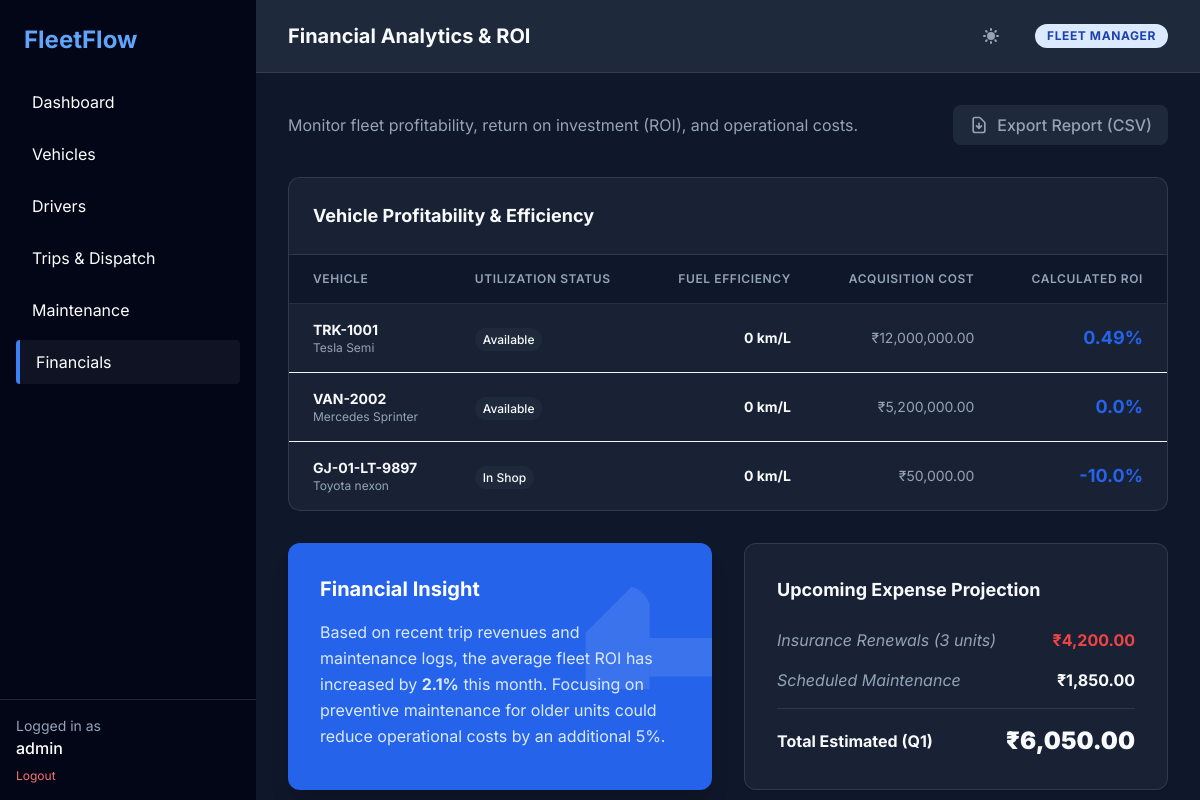
Page /financials/ (signed in) on the committed database.
### app/models.py (models this page shows)
class Vehicle(db.Model):
    __tablename__ = 'vehicles'
    id = db.Column(db.Integer, primary_key=True)
    license_plate = db.Column(db.String(20), unique=True, nullable=False)
    make = db.Column(db.String(50), nullable=False)
    model = db.Column(db.String(50), nullable=False)
    year = db.Column(db.Integer, nullable=False)
    type = db.Column(db.String(20), nullable=False)
    max_capacity_kg = db.Column(db.Numeric(10, 2), nullable=False)
    current_odometer = db.Column(db.Integer, default=0)
    status = db.Column(db.Enum(VehicleStatus, native_enum=False), default=VehicleStatus.AVAILABLE)
    acquisition_cost = db.Column(db.Numeric(15, 2), nullable=False)
    is_deleted = db.Column(db.Boolean, default=False)
    created_at = db.Column(db.DateTime, default=datetime.utcnow)

### app/blueprints/financials.py (the view)
@financials_bp.route('/')
@login_required
@roles_required('Fleet Manager', 'Financial Analyst')
def index():
    vehicles = Vehicle.query.filter_by(is_deleted=False).all()
    fleet_roi = []
    for v in vehicles:
        roi = AnalyticsService.calculate_vehicle_roi(v.id)
        fleet_roi.append({
            'vehicle': v,
            'roi': roi,
            'efficiency': AnalyticsService.get_fuel_efficiency(v.id)
        })
    return render_template('financials/index.html', fleet_roi=fleet_roi)

### app/services/analytics_service.py (called while the page is built)
    @staticmethod
    def calculate_vehicle_roi(vehicle_id):
        vehicle = Vehicle.query.get(vehicle_id)
        if not vehicle:
            return 0
        total_revenue = db.session.query(func.sum(Trip.estimated_revenue)).filter(Trip.vehicle_id == vehicle.id).scalar() or 0
        total_fuel = db.session.query(func.sum(FuelLog.total_cost)).filter(FuelLog.vehicle_id == vehicle.id).scalar() or 0
        total_maint = db.session.query(func.sum(MaintenanceLog.cost)).filter(MaintenanceLog.vehicle_id == vehicle.id).scalar() or 0
        net_profit = float(total_revenue)
        costs = float(total_fuel) + float(total_maint)
        acquisition_cost = float(vehicle.acquisition_cost)
        roi = ((net_profit - costs) / acquisition_cost) * 100 if acquisition_cost > 0 else 0
        return round(roi, 2)

    @staticmethod
    def get_fuel_efficiency(vehicle_id):
        logs = FuelLog.query.filter_by(vehicle_id=vehicle_id).order_by(FuelLog.fill_date).all()
        if len(logs) < 2:
            return 0
        total_km = float(logs[-1].odometer_reading - logs[0].odometer_reading)
        total_liters = sum(float(log.liters) for log in logs[1:]) # Liters used between first and last fill
        return round(total_km / total_liters, 2) if total_liters > 0 else 0

### app/utils/rbac.py (called while the page is built)
def login_required(f):
    @wraps(f)
    def decorated_function(*args, **kwargs):
        if 'user_id' not in session:
            flash('Please log in to access this page.', 'warning')
            return redirect(url_for('auth.login'))
        return f(*args, **kwargs)
    return decorated_function

def roles_required(*roles):
    def decorator(f):
        @wraps(f)
        def decorated_function(*args, **kwargs):
            if 'role' not in session:
                abort(403)
            if session['role'] not in roles:
                flash('You do not have permission to access this resource.', 'danger')
                abort(403)
            return f(*args, **kwargs)
        return decorated_function
    return decorator

### app/templates/financials/index.html
{% extends "base.html" %}
{% block title %}Financial Analytics & ROI{% endblock %}
{% block content %}
<div class="flex justify-between items-center mb-8">
    <p class="text-gray-500">Monitor fleet profitability, return on investment (ROI), and operational costs.</p>
    <button class="bg-gray-100 text-gray-700 px-4 py-2 rounded-lg font-medium hover:bg-gray-200 transition flex items-center">
        <svg class="w-5 h-5 mr-2" fill="none" stroke="currentColor" viewBox="0 0 24 24">
            <path stroke-linecap="round" stroke-linejoin="round" stroke-width="2" d="M12 10v6m0 0l-3-3m3 3l3-3m2 8H7a2 2 0 01-2-2V5a2 2 0 012-2h5.586a1 1 0 01.707.293l5.414 5.414a1 1 0 01.293.707V19a2 2 0 01-2 2z"></path>
        </svg>
        Export Report (CSV)
    </button>
</div>
<div class="grid grid-cols-1 gap-8">
    <div class="bg-white rounded-xl shadow-sm border border-gray-100 overflow-hidden">
        <div class="p-6 border-b border-gray-50">
            <h3 class="text-lg font-bold">Vehicle Profitability & Efficiency</h3>
        </div>
        <table class="w-full text-left">
            <thead class="bg-gray-50 border-b border-gray-100">
                <tr class="text-gray-500 text-xs uppercase tracking-wider">
                    <th class="px-6 py-4 font-semibold">Vehicle</th>
                    <th class="px-6 py-4 font-semibold">Utilization Status</th>
                    <th class="px-6 py-4 font-semibold text-right">Fuel Efficiency</th>
                    <th class="px-6 py-4 font-semibold text-right">Acquisition Cost</th>
                    <th class="px-6 py-4 font-semibold text-right">Calculated ROI</th>
                </tr>
            </thead>
            <tbody class="divide-y divide-gray-100">
                {% for item in fleet_roi %}
                <tr class="hover:bg-gray-50 transition">
                    <td class="px-6 py-4">
                        <div class="text-sm font-bold text-gray-900">{{ item.vehicle.license_plate }}</div>
                        <div class="text-xs text-gray-500">{{ item.vehicle.make }} {{ item.vehicle.model }}</div>
                    </td>
                    <td class="px-6 py-4">
                         {% set status = item.vehicle.status.value if item.vehicle.status.value is defined else item.vehicle.status %}
                         <span class="px-2 py-1 {{ 'bg-blue-100 text-blue-800' if status == 'On Trip' else 'bg-gray-100 text-gray-800' }} rounded-full text-xs font-medium">
                            {{ status }}
                        </span>
                    </td>
                    <td class="px-6 py-4 text-right">
                        <div class="text-sm font-bold {{ 'text-green-600' if item.efficiency > 5 else 'text-gray-900' }}">
                            {{ item.efficiency }} km/L
                        </div>
                    </td>
                    <td class="px-6 py-4 text-right text-sm text-gray-500">
                        ₹{{ "{:,.2f}".format(item.vehicle.acquisition_cost) }}
                    </td>
                    <td class="px-6 py-4 text-right">
                        <div class="text-lg font-bold {{ 'text-green-600' if item.roi > 10 else 'text-blue-600' }}">
                            {{ item.roi }}%
                        </div>
                    </td>
                </tr>
                {% endfor %}
            </tbody>
        </table>
    </div>
    <div class="grid grid-cols-1 md:grid-cols-2 gap-8">
        <div class="bg-blue-600 rounded-xl shadow-xl p-8 text-white relative overflow-hidden">
            <div class="relative z-10">
                <h3 class="text-xl font-bold mb-4">Financial Insight</h3>
                <p class="text-blue-100 leading-relaxed">
                    Based on recent trip revenues and maintenance logs, the average fleet ROI has increased by <strong>2.1%</strong> this month.
                    Focusing on preventive maintenance for older units could reduce operational costs by an additional 5%.
                </p>
            </div>
            <div class="absolute -right-10 -bottom-10 opacity-10">
                <svg class="w-64 h-64" fill="currentColor" viewBox="0 0 20 20">
                    <path fill-rule="evenodd" d="M12 7a1 1 0 110-2h5V2a1 1 0 112 0v5a1 1 0 01-1 1h-6z" clip-rule="evenodd"></path>
                    <path d="M12 7V2.414A2 2 0 0010.586 1L7 4.586V9h5z"></path>
                </svg>
            </div>
        </div>
        <div class="bg-white rounded-xl shadow-sm border border-gray-100 p-8">
            <h3 class="text-lg font-bold mb-6">Upcoming Expense Projection</h3>
            <div class="space-y-4">
                <div class="flex justify-between items-center">
                    <span class="text-gray-500 italic">Insurance Renewals (3 units)</span>
                    <span class="font-bold text-red-500">₹4,200.00</span>
                </div>
                <div class="flex justify-between items-center">
                    <span class="text-gray-500 italic">Scheduled Maintenance</span>
                    <span class="font-bold text-gray-900">₹1,850.00</span>
                </div>
                <div class="pt-4 border-t border-gray-50 flex justify-between items-center">
                    <span class="font-bold">Total Estimated (Q1)</span>
                    <span class="text-2xl font-black text-gray-900">₹6,050.00</span>
                </div>
            </div>
        </div>
    </div>
</div>
{% endblock %}

### app/static/css/theme.css (style rules this page uses)
:root { --bg-main: #f8fafc; --bg-sidebar: #0f172a; --bg-header: #ffffff; --bg-surface: #ffffff; --text-main: #0f172a; --text-muted: #64748b; --text-inverse: #f8fafc; --nav-active-bg: rgba(255, 255, 255, 0.1); --nav-active-border: #3b82f6; --card-bg: #ffffff; --card-border: rgba(0, 0, 0, 0.05); --card-shadow: 0 4px 6px -1px rgba(0, 0, 0, 0.1), 0 2px 4px -1px rgba(0, 0, 0, 0.06); --glass-bg: rgba(255, 255, 255, 0.8); --glass-border: rgba(255, 255, 255, 0.2); --primary: #3b82f6; --primary-hover: #2563eb; --accent: #6366f1; --status-on-duty-bg: rgba(16, 185, 129, 0.1); --status-on-duty-text: #059669; --status-on-trip-bg: rgba(245, 158, 11, 0.1); --status-on-trip-text: #d97706; --status-off-duty-bg: rgba(100, 116, 139, 0.1); --status-off-duty-text: #64748b; --status-suspended-bg: rgba(239, 68, 68, 0.1); --status-suspended-text: #dc2626; }
[data-theme='dark'] { --bg-main: #0f172a; --bg-sidebar: #020617; --bg-header: #1e293b; --bg-surface: #1e293b; --text-main: #f8fafc; --text-muted: #94a3b8; --text-inverse: #0f172a; --nav-active-bg: rgba(255, 255, 255, 0.05); --nav-active-border: #3b82f6; --card-bg: rgba(30, 41, 59, 0.7); --card-border: rgba(255, 255, 255, 0.1); --card-shadow: 0 20px 25px -5px rgba(0, 0, 0, 0.3), 0 10px 10px -5px rgba(0, 0, 0, 0.2); --glass-bg: rgba(30, 41, 59, 0.7); --glass-border: rgba(255, 255, 255, 0.1); --primary: #3b82f6; --primary-hover: #60a5fa; --accent: #818cf8; --status-on-duty-bg: rgba(52, 211, 153, 0.1); --status-on-duty-text: #34d399; --status-on-trip-bg: rgba(251, 191, 36, 0.1); --status-on-trip-text: #fbbf24; --status-off-duty-bg: rgba(148, 163, 184, 0.1); --status-off-duty-text: #94a3b8; --status-suspended-bg: rgba(248, 113, 113, 0.1); --status-suspended-text: #f87171; }
.bg-white { background-color: var(--card-bg) !important; }
.bg-gray-50, .bg-slate-50, .bg-slate-100 { background-color: var(--bg-main) !important; }
.bg-gray-100, .bg-slate-200, .bg-slate-800 { background-color: var(--bg-surface) !important; }
.text-gray-900, .text-gray-800, .text-slate-900, .text-slate-800, .text-slate-700 { color: var(--text-main) !important; }
.text-gray-700, .text-gray-600, .text-gray-500, .text-gray-400, .text-slate-600, .text-slate-500, .text-slate-400 { color: var(--text-muted) !important; }
.border-gray-50, .border-gray-100, .border-gray-200, .border-slate-100, .border-slate-200, .border-slate-700 { border-color: var(--card-border) !important; }
.divide-gray-100, .divide-gray-200, .divide-slate-100, .divide-slate-700 { border-color: var(--card-border) !important; }
body { transition: background-color 0.3s ease, color 0.3s ease; background-color: var(--bg-main); color: var(--text-main); }

### app/templates/base.html (style rules this page uses)
body { font-family: 'Inter', sans-serif; }

### rows in the picture
Vehicle: vehicle.license_plate "TRK-1001", vehicle.make "Tesla", vehicle.model "Semi", vehicle.acquisition_cost "12,000,000.00"
Vehicle: vehicle.license_plate "VAN-2002", vehicle.make "Mercedes", vehicle.model "Sprinter", vehicle.acquisition_cost "5,200,000.00"
Vehicle: vehicle.license_plate "GJ-01-LT-9897", vehicle.make "Toyota", vehicle.model "nexon", vehicle.acquisition_cost "50,000.00"

### other values in the picture
{{ session.get('username', 'User') }} "admin"
{{ session.get('role', 'Viewer') }} "FLEET MANAGER"
{{ status }} "Available" "Available" "In Shop"
{{ item.efficiency }} "0" "0" "0"
{{ item.roi }} "0.49" "0.0" "-10.0"
